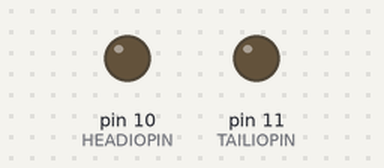
This sketch was run on a simulated Arduino Uno, built with avr-gcc and run on an emulated ATmega328P. Shown: output pins drawn as LEDs (lit = HIGH). Random numbers use the default seed unless the sketch sets one; what the sketch prints to the serial monitor is not drawn.

Above: at 0.1 s.
At 19.6 s:
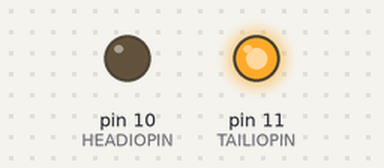
At 39.6 s:
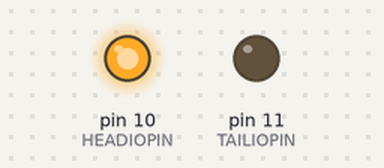
Timing chart, 0 to 40.0 s (numbered marks = the images above):
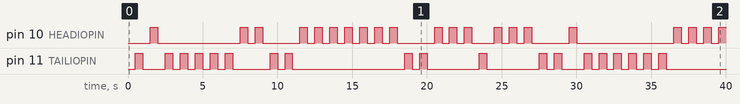

The sketch:

BC4A-4.4.ino
```cpp
/*****
Heads or Tails
Turns on an LED which represents head or tails. The LED
remains on for about 3 seconds and the cycle repeats.
Dr. Purdum, Nov 12, 2014

*****/

#define HEADIOPIN 10  // Which I/O pins are we using?
#define TAILIOPIN 11
#define PAUSE 500      // How long to delay?

int headsCounter; // Heads/tails counters
int tailsCounter;
long loopCounter;
long randomNumber = 0L; // 'L' tells compiler it's a long data type, not an int


// the setup routine runs once when you press reset:

void setup() {
  Serial.begin(115200);
  headsCounter = 0;
  tailsCounter = 0;
  loopCounter = 0;
  pinMode(HEADIOPIN, OUTPUT);
  pinMode(TAILIOPIN, OUTPUT);
  randomSeed(analogRead(A0)); // This seeds the random number generator
}

void loop() {
  randomNumber = generateRandomNumber();
  digitalWrite(HEADIOPIN, LOW);
  digitalWrite(TAILIOPIN, LOW); // Turn both LED's off
  delay(PAUSE); // Let them see both are off for a time slice
  if (randomNumber % 2 == 1) {
    digitalWrite(HEADIOPIN, HIGH);
    headsCounter++; // Treat odd numbers as a head
    } else {
    digitalWrite(TAILIOPIN, HIGH); // Even numbers are a tail
    tailsCounter++;
    }
    loopCounter++;
    if (loopCounter % 100 == 0) { // See how things are every 100 flips
      Serial.print("After ");
      Serial.print(loopCounter);
      Serial.print(" coin flips, heads = ");
      Serial.print(headsCounter);
      Serial.print(" and tails = ");
      Serial.println(tailsCounter);
    }
    delay(PAUSE); // Pause for 3 seconds
  }

    long generateRandomNumber()
    {
      return random(0, 1000000); // Random numbers between 0 and one million
    }
```

Measured:
- by itself, pin 10 (HEADIOPIN): LOW → HIGH at 1.5 s, → LOW 0.50 s later, → HIGH 5.5 s later, → LOW 0.50 s later, … (41 changes in this stretch)
- by itself, pin 11 (TAILIOPIN): LOW → HIGH at 0.50 s, → LOW 0.50 s later, → HIGH 1.5 s later, → LOW 0.50 s later, … (38 changes in this stretch)
